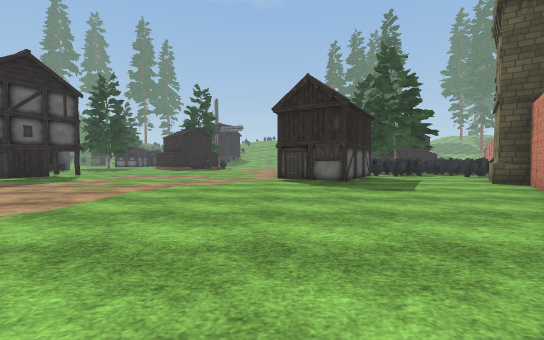
View 1 (above)

16 first-person views from a walk through a 3-D level made in the Unity game engine. The camera is 1.2 m above the floor, tilts 2° down and sees 90° across. The floor is counted in squares, 2 m on a side. Each view is taken from the middle of a square. On the plan, view 1 faces up. The plan holds only what a view shows up to about 9 squares ahead; the rest is blank. The place goes on beyond the plan. The player character is not drawn. Some surface patterns are stand-ins.

View 2
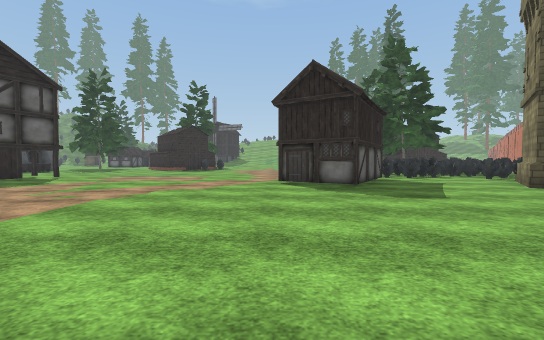

View 3
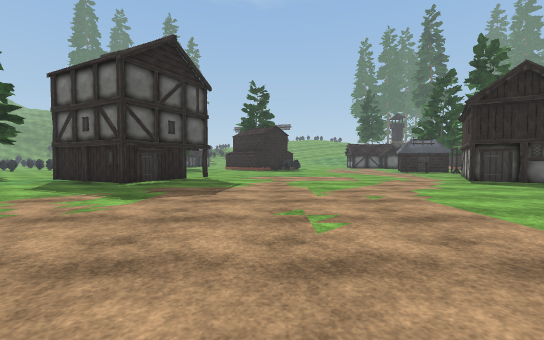

View 4
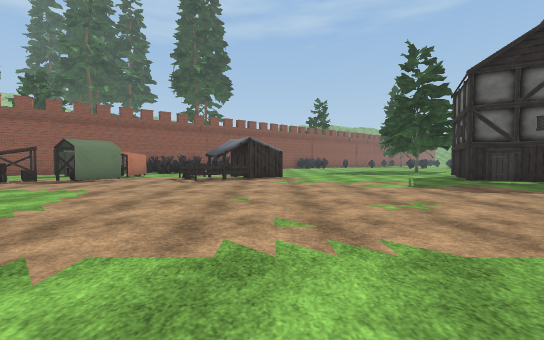

View 5
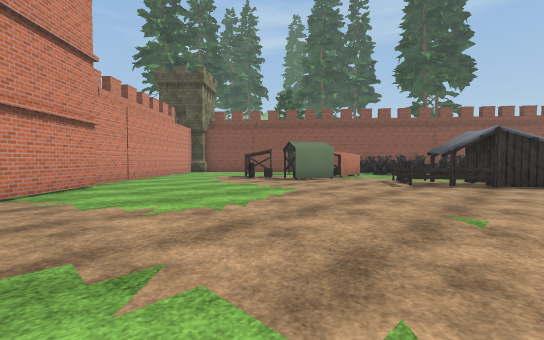

View 6
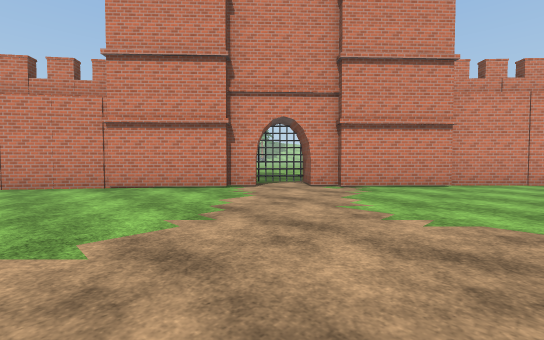

View 7
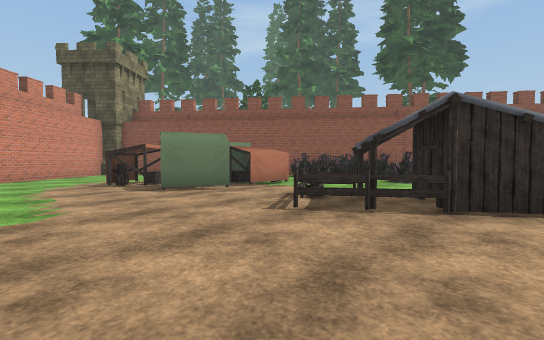

View 8
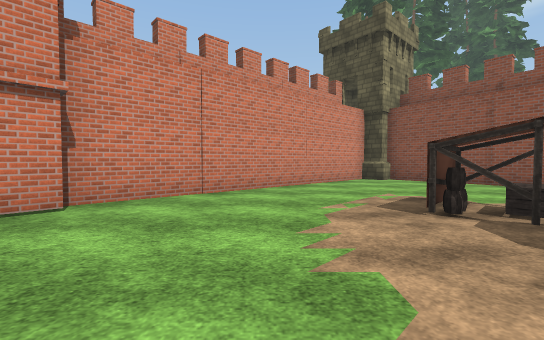

View 9
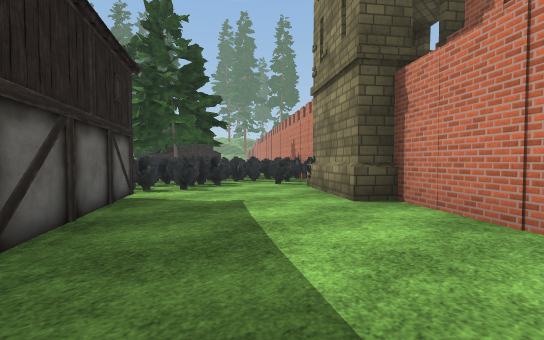

View 10
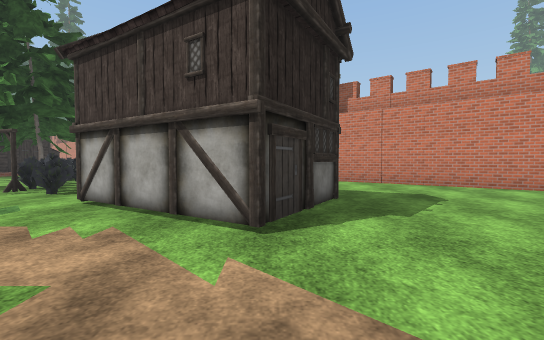

View 11
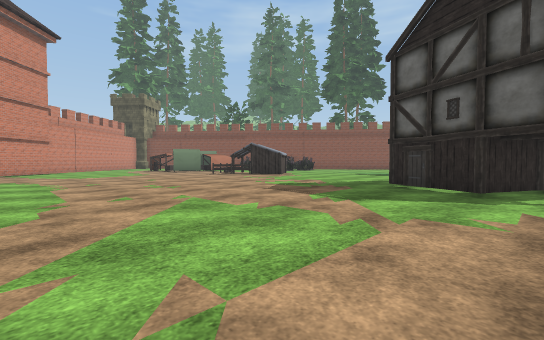

View 12
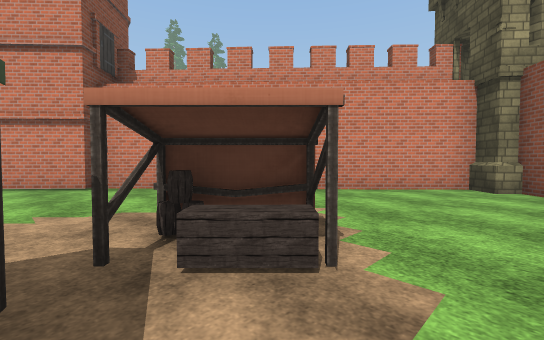

View 13
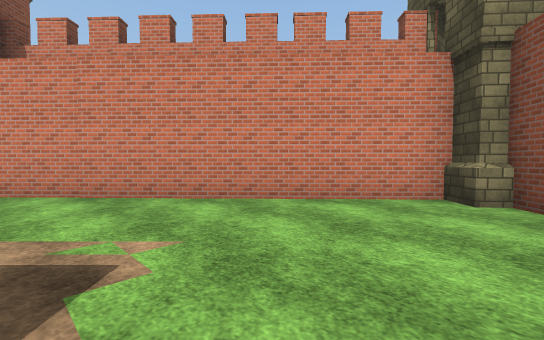

View 14
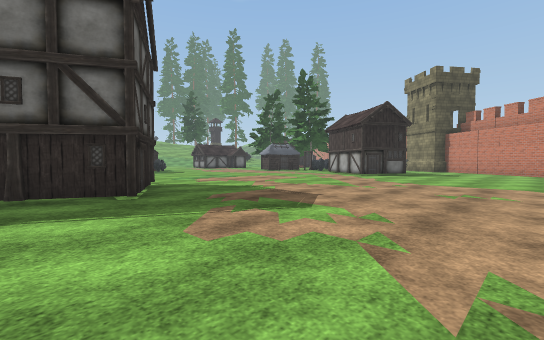

View 15
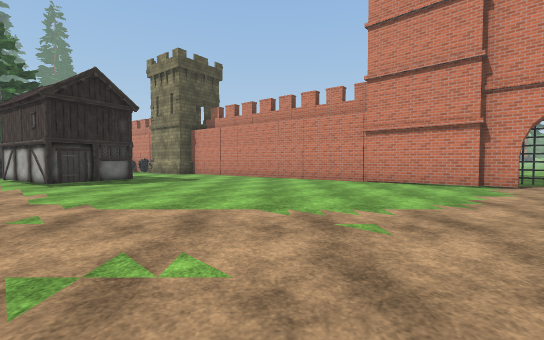

View 16
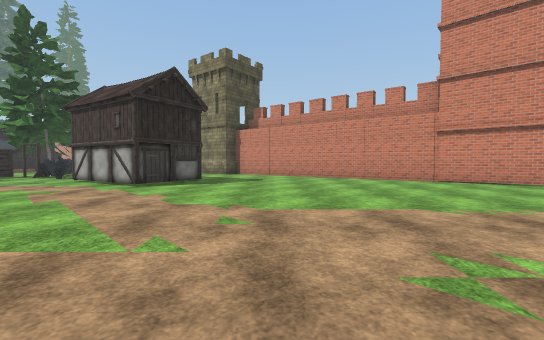

### Floor plan
Points are (right, up) in squares from view 1. A wall is a line through its corners. A room is listed if a view was taken in it or the views show most of it. See-through windows are left out.
Room 1 (views 1, 2, 3, 4, 5, 6, 7, 8, 9, 10, 11, 14, 15, 16)
walls: (1.6, 0.3) (6.2, 6.5); (-0.2, -1.6) (1.6, 0.4); (-1.7, -3.6) (-1.2, -3.1) (-0.4, -3.8) (0.4, -2.9) (-0.4, -2.1) (0.1, -1.6); (-9.1, 10) (-7.6, 9.3) (-8.5, 7.5) (-10.6, 8.5); (-3.6, -5.2) (-1.8, -3.3); (-9.5, -2.6) (-8.2, -3.2) (-8.6, -4.1); (-8.3, -4.3) (-7.7, -5); (-9.3, -5.2) (-8.6, -5.8) (-7.7, -5); (-5, -7.2) (-3.2, -5.5)
ways out: opening at (-6.5, -6.5) to room 2
objects: other object (-10, -1) to (-9, 2); other object (0, 7) to (3, 10); bush (4, 10); bush (5, 10); tower (6, 7); bush (6, 10)
Room 2 (views 12, 13)
walls: (-9.3, -5.3) (-8.3, -4.3); (-7.7, -5) (-8.4, -4.3); (-10.4, -9.7) (-9.6, -10.7); (-9.1, -10.9) (-5, -7.2); (-10.2, -2.8) (-10.2, -3.8)
ways out: opening at (-6.5, -6.5) to room 1

Where each view was taken, in squares from view 1:
view 1: 0 up, 0 right, facing up
view 2: 1 up, 0 right, facing up
view 3: 1 up, 5 left, facing up
view 4: 2 up, 1 left, facing left
view 5: 2 up, 2 left, facing down-left
view 6: 2 up, 5 left, facing down-right
view 7: 2 up, 6 left, facing down-left
view 8: 2 down, 6 left, facing down
view 9: 5 up, 2 right, facing up-right
view 10: 8 up, 2 left, facing right
view 11: 10 up, 2 left, facing down-left
view 12: 4 down, 10 left, facing down-right
view 13: 6 down, 10 left, facing down-right
view 14: 3 up, 10 left, facing up-right
view 15: 3 up, 6 left, facing right
view 16: 5 up, 6 left, facing right
